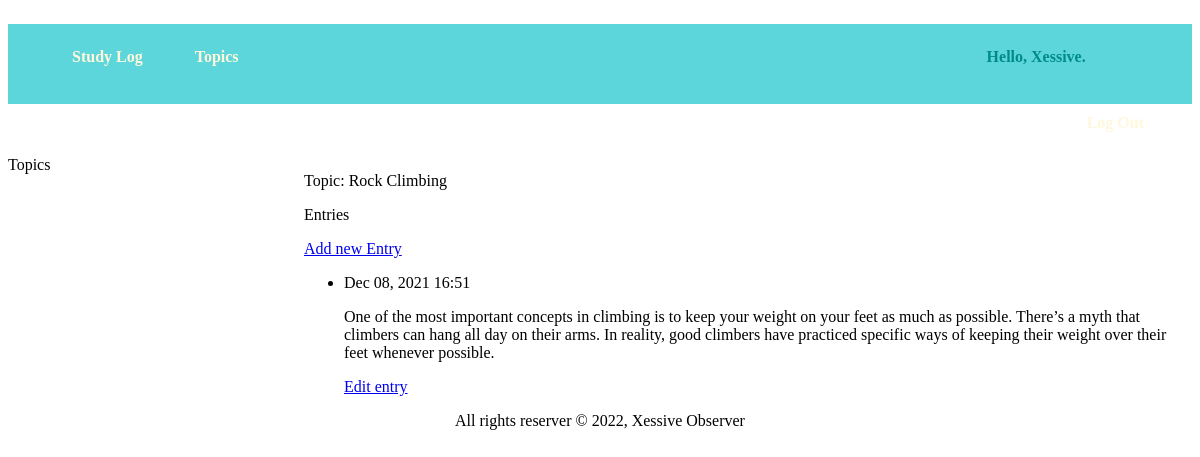
/topic/2/ (signed in), run on the app's committed database.
### StudyLogs/models.py (models this page shows, shortened)
class Topic(models.Model):
    text = models.CharField(max_length=200)
    date_added = models.DateTimeField(auto_now_add=True)
    owner = models.ForeignKey(User, on_delete=models.CASCADE)
    def __str__(self):
        return self.text

class Entry(models.Model):
    topic = models.ForeignKey(Topic, on_delete=models.CASCADE)
    text = models.TextField()
    date_added = models.DateTimeField(auto_now_add=True)
    class Meta:
        verbose_name_plural = 'entries'

### StudyLogs/views.py (the view)
# urls.py: path('topic/<int:topic_id>/', views.topic, name='topic'),
@login_required
def topic(request, topic_id):
    topic = Topic.objects.get(id=topic_id)
    if topic.owner != request.user:
        raise Http404
    entries = topic.entry_set.order_by('-date_added')
    context = {'topic': topic, 'entries':entries}
    return render(request, 'StudyLogs/topic.html', context)

### StudyLogs/templates/StudyLogs/topic.html
{% extends 'StudyLogs/base.html'%}
{% block content %}
    <p>Topic: {{ topic }}</p>
    <p>Entries</p>
    <p>
        <a href="{% url 'StudyLogs:new_entry' topic.id %}">Add new Entry</a>
    </p>
    <ul>
        {% for entry in entries %}
            <li>
                <p>
                    {{ entry.date_added|date:'M d, Y H:i' }}
                </p>
                <p>
                    {{ entry.text|linebreaks }}
                </p>
                <p>
                    <a href="{% url 'StudyLogs:edit_entry' entry.id %}">Edit entry</a>
                </p>
            </li>
        {% empty %}
            <li>
                There are no entries for this topic yet.
            </li>
        {% endfor %}
    </ul>
{% endblock content %}

### StudyLogs/templates/StudyLogs/base.html (shortened to what this page needs)
{% load static %}
<!DOCTYPE html>
<html lang="en">
<head>
    {% block css %}
        <link rel="stylesheet" href="{% static 'css/base.css' %}">
        <link rel="stylesheet" href="{% static 'css/index.css' %}">
    {% endblock css %}
</head>
<body>
    <div class="container">
        <header class="header">
            <nav>
                <ul>
                    <li class="nav-link">
                        <a href="{% url 'StudyLogs:index' %}">Study Log</a>
                    </li class="nav-link">
                    <li class="nav-link">
                        <a href="{% url 'StudyLogs:topics' %}">Topics</a>
                    </li class="nav-link">
                    <span style="margin-left: 45em; color: darkcyan; font-weight: bold;">
                        {% if user.is_authenticated %}
                        Hello, {{ user.username }}.
                    </span>
                    <li class="nav-link" style="float: inline-end; margin-right: 3em;">
                        <a href="{% url 'users:logout' %}">Log out</a>
                    </li class="nav-link">
                    {% endif %}
                </ul>
            </nav>
        </header>
        <aside class="aside">{% block aside %}Topics{% endblock aside %}</aside>
        <article class="article">{% block content%}{% endblock content %}</article>
        <footer class="footer">All rights reserver &copy; 2022, Xessive Observer</footer>
    </div>
</body>
</html>

### StudyLogs/static/css/base.css (style rules this page uses)
nav { background-color: rgb(92, 214, 218); height: 10vh; vertical-align: middle; max-width: 100%; border: none; }
.nav-link { margin: 1.5em; list-style: none; display: inline-block; text-transform: capitalize; }
.nav-link a { text-decoration: none; color:cornsilk; font-weight: bolder; }
.header { grid-area: header; }
.aside { grid-area: sidebar; }
.article { grid-area: content; }
.footer { grid-area: footer; text-align: center; }
.container { display: grid; grid-auto-columns: 1fr 3fr; grid-template-areas: "header header" "sidebar content" "footer footer"; }

### data on the page
Topic: text "Rock Climbing"
Entry: date_added "Dec 08, 2021 16:51", text "One of the most important concepts in climbing is to keep your weight on your feet as much as possible. There’s a myth that climbers can hang all day on their arms. In reality, good climbers have practiced specific ways of keeping their weight over their feet whenever possible."

### other printed values
{{ user.username }} "Xessive"
